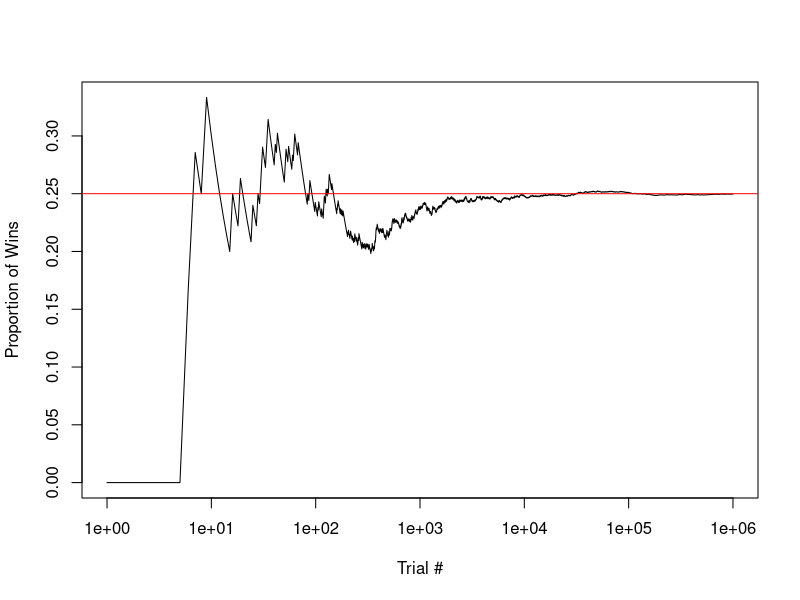
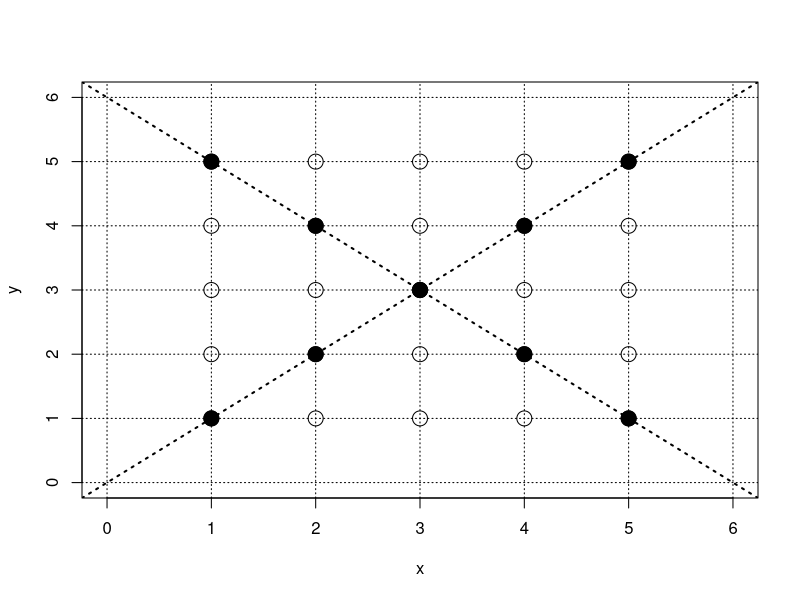

Here is the R script that generated these plots, in order:
## ---- chunk 1
#Leave this as-is.
knitr::opts_chunk$set(echo = TRUE,collapse=TRUE)
if( as.numeric( paste( unlist( strsplit( paste(R.Version()$major,R.Version()$minor,sep="."),split="\\.") ),collapse="") ) < 421 ) { 
  stop("You must have R version 4.2.1 or later to knit this document")}
RNGversion("4.2.1")
## ---- chunk 2
outcomes <- sample(c(0,1),1e6,prob=c(.75,.25),replace=TRUE)
proportion <- cumsum(outcomes)/(1:1e6)
plot(1:1e6,proportion,log="x",type="l",xlab="Trial #",ylab="Proportion of Wins")
abline(h=0.25, col="red")
#See also https://professorpetrie.shinyapps.io/Frequentist/
## ---- chunk 3
plot(1:5,1:5,pch=20,cex=3,xlab="x",ylab="y",xlim=c(0,6),ylim=c(0,6))
for(i in 1:5) { for (j in 1:5) { points(i,j,cex=2 ) } }
points(1:5,6-(1:5),pch=20,cex=3 )
abline(v=0:6,lty=3); abline(h=0:6,lty=3)
abline(0,1,lwd=2,lty=3); abline(6,-1,lwd=2,lty=3)
## ---- chunk 4

## ---- chunk 5
dogs <- c("Cannon","Jackson","Biscuit","Dumpin")
install.packages("combinat")
library(combinat)
permn(dogs)
matrix(unlist(permn(dogs)),ncol=4,byrow=TRUE)
## ---- chunk 6
ALL <- expand.grid(x1=1:10,x2=1:10,x3=1:10,x4=1:10)
as.numeric( ALL[54,] ) #not an increasing sequence
min(diff( as.numeric( ALL[54,] ) ))
as.numeric( ALL[7633,] ) #an increasing sequence
min(diff( as.numeric( ALL[7633,] ) ))

diffseq <- function(x) { min(diff(x)) }
stuff <- apply(ALL,1,diffseq)  #calculate the function for each row of ALL and store it in stuff
mean(stuff>0)  #proportion of elements of stuff that are strictly positive


#Monte Carlo
ntrials <- 1e6
counter <- 0
for (i in 1:ntrials) { 
  x <- sample(1:10,4,replace=TRUE)
  if( min(diff(x))>0 ) { counter <- counter + 1 }
}
counter/ntrials
## ---- chunk 7
combn(1:10,4)
ncol( combn(1:10,4) ) / (10*9*8*7)
#Monte Carlo
ntrials <- 1e6
counter <- 0
for (i in 1:ntrials) { 
  x <- sample(1:10,4,replace=FALSE)
  if( min(diff(x))>0 ) { counter <- counter + 1 }
}
counter/ntrials
